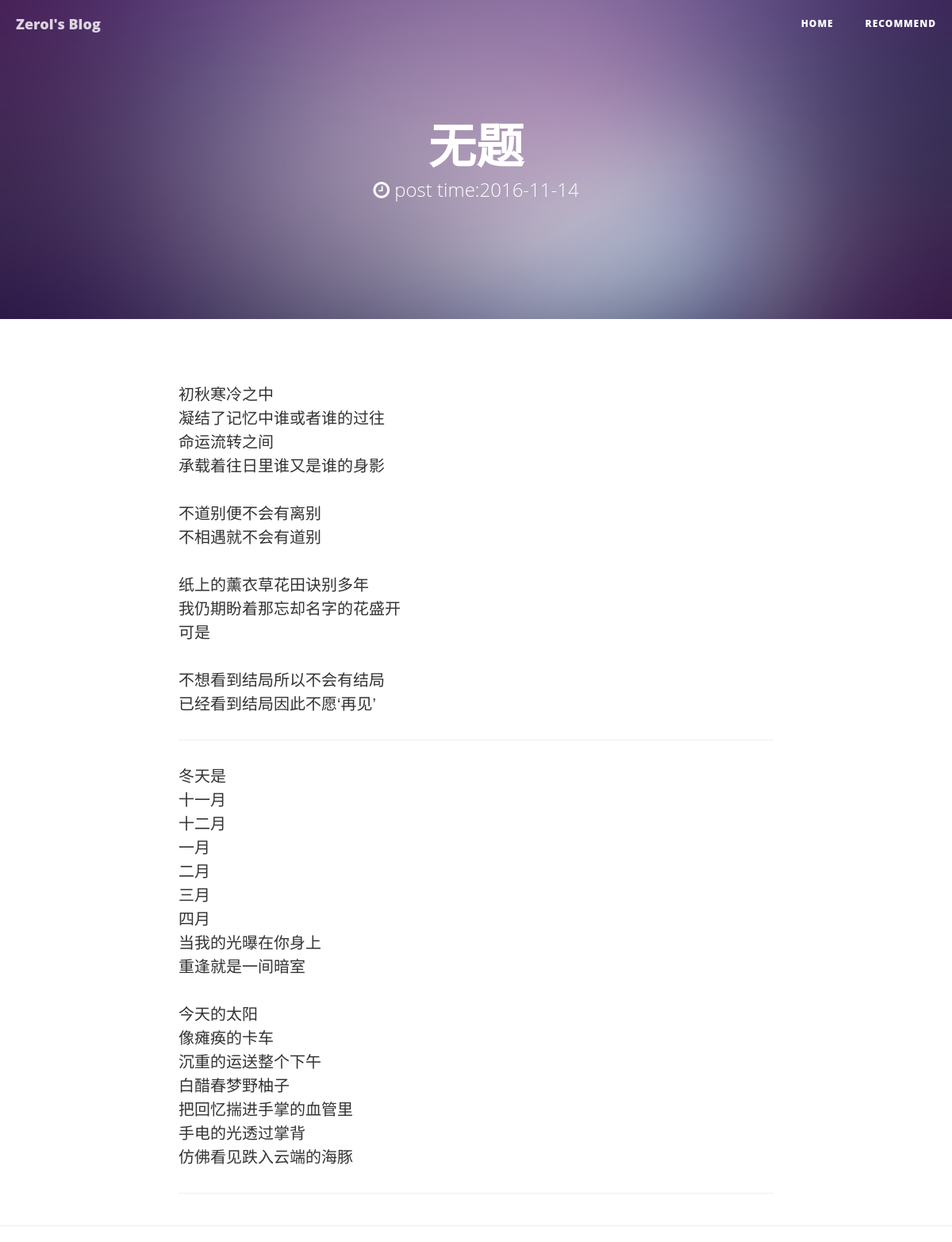
Page /article/22 on the committed database.
### blog/models.py (models this page shows, shortened)
class Article(models.Model):
    STATUS_CHOICES = (
        ('d', 'Draft'),
        ('p', 'Published'),
    )
    title = models.CharField('标题', max_length=70)
    body = models.TextField('正文')
    created_time = models.DateTimeField('创建时间', auto_now_add=True)
    last_modified_time = models.DateTimeField('修改时间', auto_now=True)
    status = models.CharField('文章状态', max_length=1, choices=STATUS_CHOICES)
    abstract = models.TextField('摘要', max_length=140, blank=True, null=True)
    views = models.PositiveIntegerField('浏览量', default=0)
    topped = models.BooleanField('置顶', default=False)
    category = models.ForeignKey('Category', verbose_name='分类', null=True, on_delete=models.SET_NULL)
    tags = models.ManyToManyField('Tag', verbose_name='标签集合', blank=True)
    class Meta:
        ordering = ['-last_modified_time']

### blog/views.py (the view)
# urls.py: url(r'^article/(?P<article_id>\d+)$', views.ArticleDetailView.as_view(), name='detail'),
class ArticleDetailView(DetailView):
    model = Article
    template_name = "detail.html"
    context_object_name = "article"
    pk_url_kwarg = 'article_id'
    def get_object(self):
        obj = super(ArticleDetailView, self).get_object()
        obj.body = markdown2.markdown(obj.body, extras=['fenced-code-blocks'])
        return obj

### templates/detail.html (shortened to what this page needs)
{% extends 'base.html' %}
{% load staticfiles %}
{% block body %}
    <header class="intro-header" style="background-image: url('{% static 'img/home-bg.jpg' %}')">
        <div class="container">
            <div class="row">
                <div class="col-lg-8 col-lg-offset-2 col-md-10 col-md-offset-1">
                    <div class="site-heading">
                        <h1 style="font-size: 60px">{{ article.title }}</h1>
                        <span class="subheading">
                            <i class="fa fa-clock-o" aria-hidden="true"></i>
                            post time:{{ article.created_time | date:"Y-m-d"}}
                        </span>
                    </div>
                </div>
            </div>
        </div>
    </header>
    <article>
        <div class="container">
            <div class="row">
                <div class="col-lg-8 col-lg-offset-2 col-md-10 col-md-offset-1">
                    {{ article.body |safe }}
                    <hr>
                </div>
            </div>
        </div>
    </article>
    <hr>
{% endblock %}

### templates/base.html (style rules this page uses)
body { font-family:"Microsoft YaHei",Arial,Helvetica,sans-serif,"宋体"; }

### rows in the picture
Article: title "无题", created_time "2016-11-14", body "初秋寒冷之中 凝结了记忆中谁或者谁的过往 命运流转之间 承载着往日里谁又是谁的身影 不道别便不会有离别 不相遇就不会有道别 纸上的薰衣草花田诀别多年 我仍期盼着那忘却名字的花盛开 可是 不想看到结局所以不会有结局 已经看到结局因此不愿‘再见’ 冬天是 十一月 十二月 一月 二月 三月 四月 当我的光曝在你身上 重逢就是一间暗室 今天的太阳 像瘫痪的卡车 沉重的运送整个下午 白醋春梦野柚子 把回忆揣进手掌的血管里 手电的光透过掌背 仿佛看见跌入云端的海豚"
